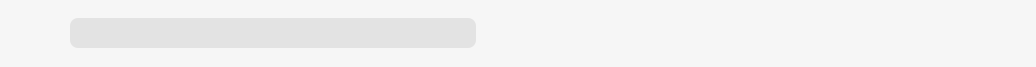
<?xml version="1.0" encoding="UTF-8"?>
<ui version="4.0">
 <class>topWidget</class>
 <widget class="QWidget" name="topWidget">
  <property name="geometry">
   <rect>
    <x>0</x>
    <y>0</y>
    <width>1036</width>
    <height>67</height>
   </rect>
  </property>
  <property name="windowTitle">
   <string>Form</string>
  </property>
  <property name="styleSheet">
   <string notr="true">background-color: #F6F6F6;

border-radius:8px;</string>
  </property>
  <layout class="QGridLayout" name="gridLayout_2">
   <property name="leftMargin">
    <number>0</number>
   </property>
   <property name="topMargin">
    <number>0</number>
   </property>
   <property name="rightMargin">
    <number>0</number>
   </property>
   <property name="bottomMargin">
    <number>0</number>
   </property>
   <property name="spacing">
    <number>0</number>
   </property>
   <item row="0" column="0">
    <layout class="QHBoxLayout" name="horizontalLayout">
     <item>
      <layout class="QHBoxLayout" name="horizontalLayout_2">
       <item>
        <widget class="QPushButton" name="pushButton_back">
         <property name="minimumSize">
          <size>
           <width>35</width>
           <height>35</height>
          </size>
         </property>
         <property name="maximumSize">
          <size>
           <width>35</width>
           <height>35</height>
          </size>
         </property>
         <property name="cursor">
          <cursorShape>PointingHandCursor</cursorShape>
         </property>
         <property name="styleSheet">
          <string notr="true">/* 播放按钮 */
QPushButton {
    /* 替换 background-image */
    border-image: url(:/player/images/player/back.png); 
    qproperty-cursor: pointinghand; /* 鼠标悬停变手掌 */
    border: none; /* 确保没有边框，否则 border-image 可能会受到影响 */
    background-color: transparent; /* 保持透明背景色 */
}

QPushButton:hover, 
QPushButton:pressed {    
border-image: url(:/player/images/player/back1.png); 
}</string>
         </property>
         <property name="text">
          <string/>
         </property>
        </widget>
       </item>
       <item>
        <widget class="QPushButton" name="pushButton_ahead">
         <property name="minimumSize">
          <size>
           <width>35</width>
           <height>35</height>
          </size>
         </property>
         <property name="maximumSize">
          <size>
           <width>35</width>
           <height>35</height>
          </size>
         </property>
         <property name="cursor">
          <cursorShape>PointingHandCursor</cursorShape>
         </property>
         <property name="styleSheet">
          <string notr="true">/* 播放按钮 */
QPushButton {
    /* 替换 background-image */
    border-image: url(:/player/images/player/back.png); 
    qproperty-cursor: pointinghand; /* 鼠标悬停变手掌 */
    border: none; /* 确保没有边框，否则 border-image 可能会受到影响 */
    background-color: transparent; /* 保持透明背景色 */
}

QPushButton:hover, 
QPushButton:pressed {    
border-image: url(:/player/images/player/back1.png); 
}</string>
         </property>
         <property name="text">
          <string/>
         </property>
        </widget>
       </item>
      </layout>
     </item>
     <item>
      <widget class="QLineEdit" name="lineEdit">
       <property name="minimumSize">
        <size>
         <width>250</width>
         <height>30</height>
        </size>
       </property>
       <property name="maximumSize">
        <size>
         <width>450</width>
         <height>30</height>
        </size>
       </property>
       <property name="styleSheet">
        <string notr="true">background-color: #E3E3E3;
border-raidus:2px;
</string>
       </property>
      </widget>
     </item>
     <item>
      <widget class="QPushButton" name="pushButton_min_6">
       <property name="minimumSize">
        <size>
         <width>35</width>
         <height>35</height>
        </size>
       </property>
       <property name="maximumSize">
        <size>
         <width>35</width>
         <height>35</height>
        </size>
       </property>
       <property name="cursor">
        <cursorShape>PointingHandCursor</cursorShape>
       </property>
       <property name="styleSheet">
        <string notr="true">/* 播放按钮 */
QPushButton {
    /* 替换 background-image */
    border-image: url(:/player/images/player/listen.png); 
    qproperty-cursor: pointinghand; /* 鼠标悬停变手掌 */
    border: none; /* 确保没有边框，否则 border-image 可能会受到影响 */
    background-color: transparent; /* 保持透明背景色 */
}

QPushButton:hover, 
QPushButton:pressed {    
border-image: url(:/player/images/player/listen1.png); 
}</string>
       </property>
       <property name="text">
        <string/>
       </property>
      </widget>
     </item>
     <item>
      <spacer name="horizontalSpacer">
       <property name="orientation">
        <enum>Qt::Orientation::Horizontal</enum>
       </property>
       <property name="sizeHint" stdset="0">
        <size>
         <width>40</width>
         <height>20</height>
        </size>
       </property>
      </spacer>
     </item>
     <item>
      <widget class="QWidget" name="widget" native="true">
       <property name="minimumSize">
        <size>
         <width>120</width>
         <height>50</height>
        </size>
       </property>
       <property name="maximumSize">
        <size>
         <width>120</width>
         <height>50</height>
        </size>
       </property>
       <property name="styleSheet">
        <string notr="true">background-color: #F6F6F6;
background-color: transparent;</string>
       </property>
       <layout class="QGridLayout" name="gridLayout">
        <item row="0" column="2">
         <widget class="QPushButton" name="pushButton_max">
          <property name="minimumSize">
           <size>
            <width>20</width>
            <height>20</height>
           </size>
          </property>
          <property name="maximumSize">
           <size>
            <width>20</width>
            <height>20</height>
           </size>
          </property>
          <property name="cursor">
           <cursorShape>PointingHandCursor</cursorShape>
          </property>
          <property name="styleSheet">
           <string notr="true">/* 播放按钮 */
QPushButton {
    /* 替换 background-image */
    border-image: url(:/player/images/player/Maximize1.png); 
    qproperty-cursor: pointinghand; /* 鼠标悬停变手掌 */
    border: none; /* 确保没有边框，否则 border-image 可能会受到影响 */
    background-color: transparent; /* 保持透明背景色 */
}

QPushButton:hover, 
QPushButton:pressed {    
border-image: url(:/player/images/player/Maximize2.png); 
}</string>
          </property>
          <property name="text">
           <string/>
          </property>
         </widget>
        </item>
        <item row="0" column="0">
         <widget class="QPushButton" name="pushButton_min">
          <property name="minimumSize">
           <size>
            <width>20</width>
            <height>20</height>
           </size>
          </property>
          <property name="maximumSize">
           <size>
            <width>20</width>
            <height>20</height>
           </size>
          </property>
          <property name="cursor">
           <cursorShape>PointingHandCursor</cursorShape>
          </property>
          <property name="styleSheet">
           <string notr="true">/* 播放按钮 */
QPushButton {
    /* 替换 background-image */
    border-image: url(:/player/images/player/Minimize.png); 
    qproperty-cursor: pointinghand; /* 鼠标悬停变手掌 */
    border: none; /* 确保没有边框，否则 border-image 可能会受到影响 */
    background-color: transparent; /* 保持透明背景色 */
}

QPushButton:hover, 
QPushButton:pressed {    
border-image: url(:/player/images/player/Minimize1.png); 
}</string>
          </property>
          <property name="text">
           <string/>
          </property>
         </widget>
        </item>
        <item row="0" column="3">
         <spacer name="horizontalSpacer_7">
          <property name="orientation">
           <enum>Qt::Orientation::Horizontal</enum>
          </property>
          <property name="sizeHint" stdset="0">
           <size>
            <width>40</width>
            <height>20</height>
           </size>
          </property>
         </spacer>
        </item>
        <item row="0" column="4">
         <widget class="QPushButton" name="pushButton_close">
          <property name="minimumSize">
           <size>
            <width>20</width>
            <height>20</height>
           </size>
          </property>
          <property name="maximumSize">
           <size>
            <width>20</width>
            <height>20</height>
           </size>
          </property>
          <property name="cursor">
           <cursorShape>PointingHandCursor</cursorShape>
          </property>
          <property name="styleSheet">
           <string notr="true">/* 播放按钮 */
QPushButton {
    /* 替换 background-image */
    border-image: url(:/player/images/player/Shut_down.png); 
    qproperty-cursor: pointinghand; /* 鼠标悬停变手掌 */
    border: none; /* 确保没有边框，否则 border-image 可能会受到影响 */
    background-color: transparent; /* 保持透明背景色 */
}

QPushButton:hover, 
QPushButton:pressed {    
border-image: url(:/player/images/player/Shut_down1.png); 
}</string>
          </property>
          <property name="text">
           <string/>
          </property>
         </widget>
        </item>
        <item row="0" column="1">
         <spacer name="horizontalSpacer_6">
          <property name="orientation">
           <enum>Qt::Orientation::Horizontal</enum>
          </property>
          <property name="sizeHint" stdset="0">
           <size>
            <width>40</width>
            <height>20</height>
           </size>
          </property>
         </spacer>
        </item>
       </layout>
      </widget>
     </item>
    </layout>
   </item>
  </layout>
 </widget>
 <resources/>
 <connections/>
</ui>
